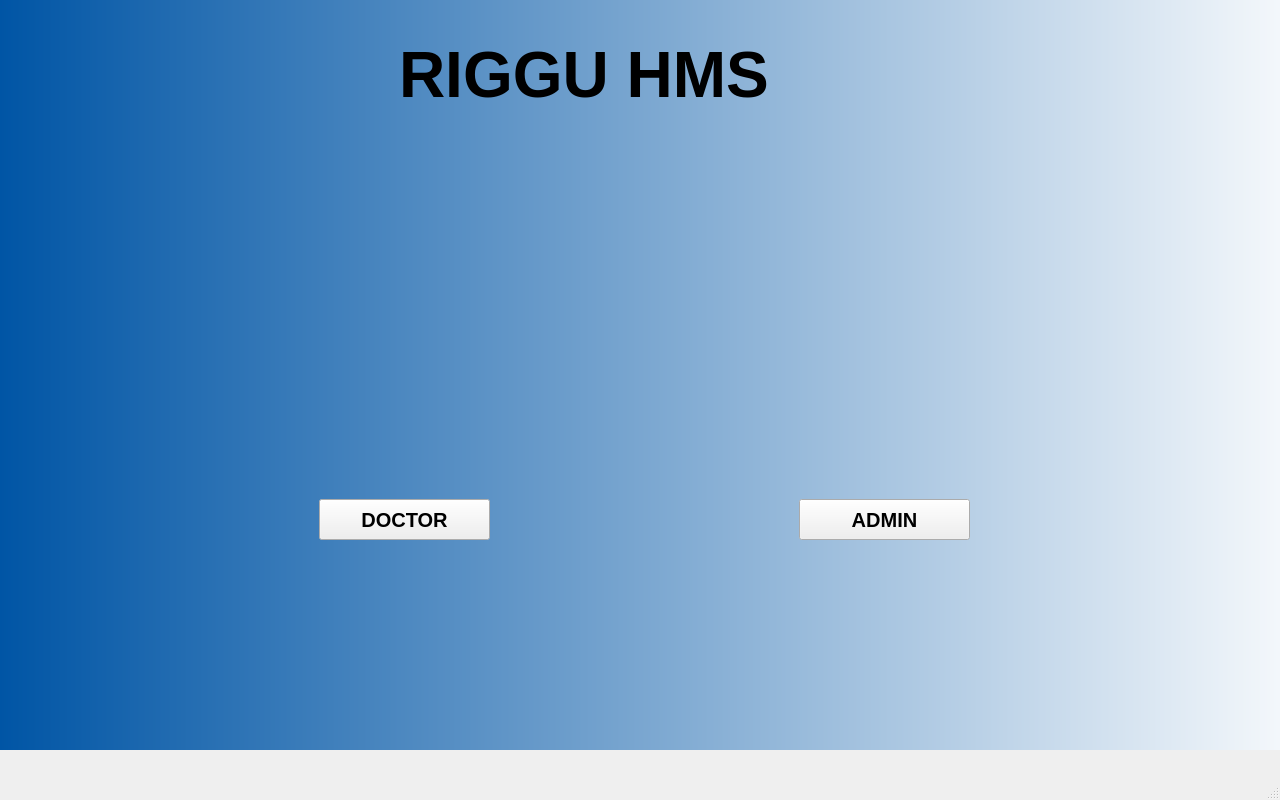
<?xml version="1.0" encoding="UTF-8"?>
<ui version="4.0">
 <class>MainWindow</class>
 <widget class="QMainWindow" name="MainWindow">
  <property name="geometry">
   <rect>
    <x>0</x>
    <y>0</y>
    <width>1280</width>
    <height>800</height>
   </rect>
  </property>
  <property name="minimumSize">
   <size>
    <width>1280</width>
    <height>800</height>
   </size>
  </property>
  <property name="maximumSize">
   <size>
    <width>1280</width>
    <height>800</height>
   </size>
  </property>
  <property name="windowTitle">
   <string>MainWindow</string>
  </property>
  <widget class="QWidget" name="centralwidget">
   <widget class="QWidget" name="widget" native="true">
    <property name="geometry">
     <rect>
      <x>-1</x>
      <y>-1</y>
      <width>1341</width>
      <height>751</height>
     </rect>
    </property>
    <property name="styleSheet">
     <string notr="true">QWidget#widget
{background-color: qlineargradient(spread:pad, x1:0, y1:1, x2:1, y2:1, stop:0 rgba(0, 85, 165, 255), stop:1 rgba(255, 255, 255, 255));}</string>
    </property>
    <widget class="QLabel" name="riggu_txt">
     <property name="geometry">
      <rect>
       <x>400</x>
       <y>30</y>
       <width>491</width>
       <height>91</height>
      </rect>
     </property>
     <property name="font">
      <font>
       <pointsize>48</pointsize>
       <weight>75</weight>
       <bold>true</bold>
      </font>
     </property>
     <property name="styleSheet">
      <string notr="true">font color: rgb(255, 255, 255);</string>
     </property>
     <property name="text">
      <string>RIGGU HMS</string>
     </property>
    </widget>
    <widget class="QLabel" name="label">
     <property name="geometry">
      <rect>
       <x>270</x>
       <y>200</y>
       <width>281</width>
       <height>281</height>
      </rect>
     </property>
     <property name="styleSheet">
      <string notr="true">image: url(:/image/doctor.jpg);</string>
     </property>
     <property name="text">
      <string/>
     </property>
    </widget>
    <widget class="QLabel" name="label_2">
     <property name="geometry">
      <rect>
       <x>750</x>
       <y>190</y>
       <width>281</width>
       <height>281</height>
      </rect>
     </property>
     <property name="styleSheet">
      <string notr="true">image: url(:/image/admin.jpg);</string>
     </property>
     <property name="text">
      <string/>
     </property>
    </widget>
    <widget class="QPushButton" name="doc_btn">
     <property name="geometry">
      <rect>
       <x>320</x>
       <y>500</y>
       <width>171</width>
       <height>41</height>
      </rect>
     </property>
     <property name="font">
      <font>
       <pointsize>15</pointsize>
       <weight>75</weight>
       <bold>true</bold>
      </font>
     </property>
     <property name="cursor">
      <cursorShape>PointingHandCursor</cursorShape>
     </property>
     <property name="text">
      <string>DOCTOR</string>
     </property>
    </widget>
    <widget class="QPushButton" name="admin_btn">
     <property name="geometry">
      <rect>
       <x>800</x>
       <y>500</y>
       <width>171</width>
       <height>41</height>
      </rect>
     </property>
     <property name="font">
      <font>
       <pointsize>15</pointsize>
       <weight>75</weight>
       <bold>true</bold>
      </font>
     </property>
     <property name="cursor">
      <cursorShape>PointingHandCursor</cursorShape>
     </property>
     <property name="text">
      <string>ADMIN</string>
     </property>
    </widget>
   </widget>
  </widget>
  <widget class="QMenuBar" name="menubar">
   <property name="geometry">
    <rect>
     <x>0</x>
     <y>0</y>
     <width>1280</width>
     <height>26</height>
    </rect>
   </property>
  </widget>
  <widget class="QStatusBar" name="statusbar"/>
 </widget>
 <resources>
  <include location="image.qrc"/>
 </resources>
 <connections/>
</ui>
